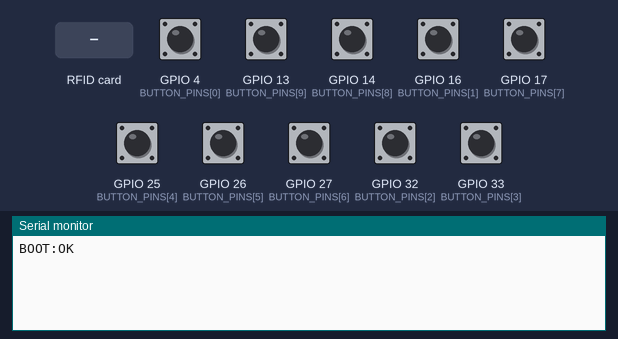
Recording of a program running on a simulated ESP32. Shown: the last lines printed to the serial monitor. Inputs (shaded band) come from the test bench; at power-on: GPIO 4 (BUTTON_PINS[0]), GPIO 13 (BUTTON_PINS[9]), GPIO 14 (BUTTON_PINS[8]), GPIO 16 (BUTTON_PINS[1]), GPIO 17 (BUTTON_PINS[7]), GPIO 25 (BUTTON_PINS[4]), GPIO 26 (BUTTON_PINS[5]), GPIO 27 (BUTTON_PINS[6]), GPIO 32 (BUTTON_PINS[2]), GPIO 33 (BUTTON_PINS[3]) HIGH.

Above: at 1.2 s.
1.3 s: GPIO 4 (BUTTON_PINS[0]) pulled LOW for 0.15 s
At 2.0 s:
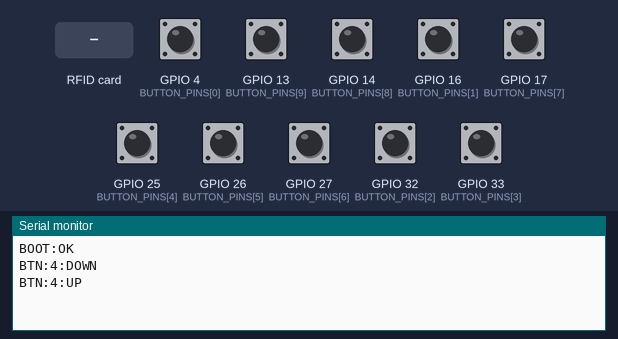
3.0 s: RFID card 5E 7A 19 C4 held to the reader
At 4.2 s:
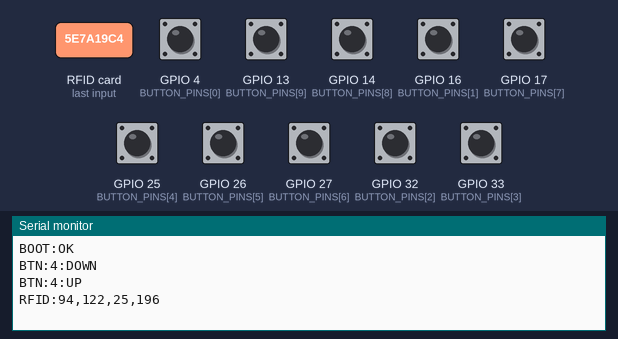
4.5 s: GPIO 13 (BUTTON_PINS[9]) pulled LOW for 0.15 s
At 4.71 s:
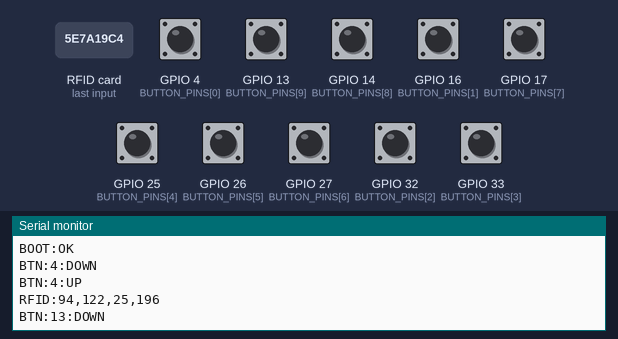
6.1 s: GPIO 14 (BUTTON_PINS[8]) pulled LOW for 0.15 s
At 7.0 s:
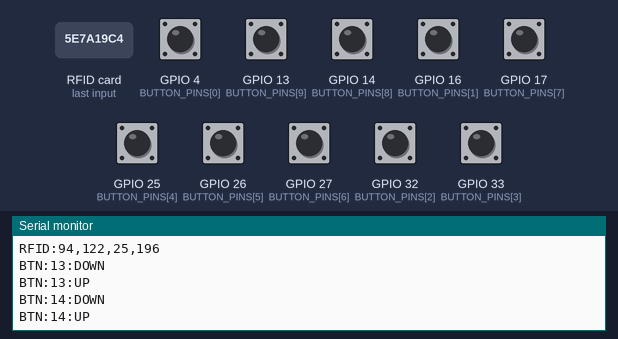
7.7 s: GPIO 16 (BUTTON_PINS[1]) pulled LOW for 0.15 s
At 8.4 s:
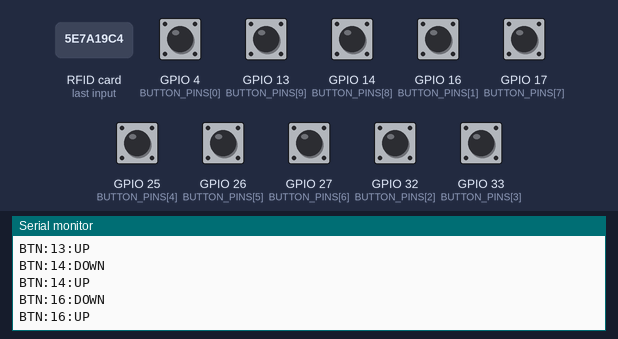
9.3 s: GPIO 17 (BUTTON_PINS[7]) pulled LOW for 0.15 s
At 10.4 s:
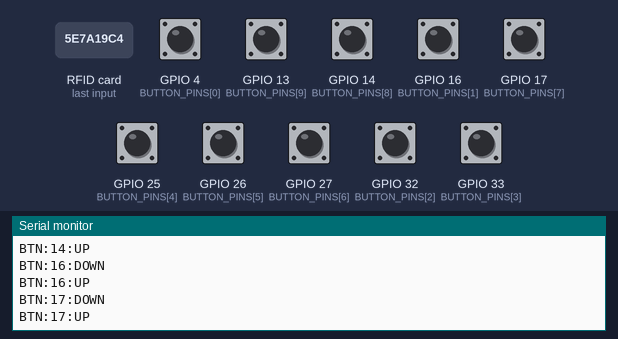

Measured:
- after the input at 1.3 s, the serial monitor: prints a new line after 0.09 s (image 1)
- after the input at 3.0 s, the serial monitor: prints a new line at once (image 2)
- after the input at 4.5 s, the serial monitor: prints a new line after 0.09 s (image 3)
- after the input at 6.1 s, the serial monitor: prints a new line after 0.08 s (image 4)
- after the input at 7.7 s, the serial monitor: prints a new line after 0.07 s (image 5)
- after the input at 9.3 s, the serial monitor: prints a new line after 0.06 s (image 6)

The program:

main.cpp
```cpp
#include <Arduino.h>
#include <SPI.h>
#include <MFRC522.h>

/*
 * Firmware "periférico puro" para el ESP32 de Moodi/BMO.
 *
 * Responsabilidad ÚNICA de este firmware: leer hardware (10 botones + lector
 * RFID RC522) y reportarlo por serie en texto plano. NO hace WiFi, NO llama a
 * ia_bridge, NO envía Telegram y NO traduce UID->palabra: toda esa lógica
 * (orquestación, vocabulario, LLM, Telegram) vive ahora en bmo_app.py, en la
 * Jetson, para tener una sola fuente de verdad del estado de la frase PECS y
 * para no bloquear la lectura de botones/RFID si la red cae (que es lo que
 * pasaba con el WiFi.begin() bloqueante de la versión anterior).
 *
 * Protocolo de línea (una línea por evento, terminada en '\n'):
 *   BTN:<gpio>:DOWN      -> botón en <gpio> presionado
 *   BTN:<gpio>:UP        -> botón en <gpio> liberado
 *   RFID:<b0>,<b1>,<b2>,<b3>  -> UID crudo de una tarjeta leída
 *   BOOT:OK              -> saludo al iniciar/reconectar
 *
 * El mapeo GPIO -> rol lógico (D-pad, cluster de acción, etc.) vive
 * exclusivamente en bmo_unified/config/button_map.json (Python), nunca aquí,
 * para poder remapear sin reflashear la placa.
 */

// ---------- RFID ----------
constexpr uint8_t SS_PIN  = 21;
constexpr uint8_t RST_PIN = 22;
MFRC522 rfid(SS_PIN, RST_PIN);

// ---------- Botones ----------
// GPIO según la tabla 3.2 de CONTEXTO_MOODI_UI_INTERACTIVA_08072026.md (mapa definitivo,
// módulo ESP32-WROOM). Orden: CURSOR_UP=4, CURSOR_DOWN=16, CURSOR_LEFT=32, CURSOR_RIGHT=33,
// ISLA_R=25, ISLA_M=26, ISLA_L=27, PANEL_R=17, PANEL_L=14, PANEL_C=13. GPIO34/35 (solo
// entrada, sin pull-up interna) y GPIO12 (strapping de boot) quedan fuera de uso -- los 10
// pines finales soportan INPUT_PULLUP interno, mismo cableado simple (botón a GND,
// presionado = LOW), sin resistencias externas. Ver bmo_unified/config/button_map.json
// para el mapeo GPIO -> rol lógico (única fuente de verdad, no aquí).
constexpr uint8_t NUM_BUTTONS = 10;
constexpr uint8_t BUTTON_PINS[NUM_BUTTONS] = {4, 16, 32, 33, 25, 26, 27, 17, 14, 13};
constexpr uint16_t DEBOUNCE_MS = 50;

bool stableState[NUM_BUTTONS];      // true = liberado (HIGH), false = presionado (LOW)
bool lastReading[NUM_BUTTONS];
unsigned long lastChangeMs[NUM_BUTTONS];

void setupButtons() {
  for (uint8_t i = 0; i < NUM_BUTTONS; ++i) {
    pinMode(BUTTON_PINS[i], INPUT_PULLUP);
    stableState[i] = HIGH;
    lastReading[i] = HIGH;
    lastChangeMs[i] = 0;
  }
}

void pollButtons() {
  unsigned long now = millis();
  for (uint8_t i = 0; i < NUM_BUTTONS; ++i) {
    bool reading = digitalRead(BUTTON_PINS[i]);

    if (reading != lastReading[i]) {
      lastChangeMs[i] = now;
      lastReading[i] = reading;
    }

    if ((now - lastChangeMs[i]) > DEBOUNCE_MS && reading != stableState[i]) {
      stableState[i] = reading;
      bool pressed = (reading == LOW);
      Serial.print("BTN:");
      Serial.print(BUTTON_PINS[i]);
      Serial.println(pressed ? ":DOWN" : ":UP");
    }
  }
}

// ---------- RFID ----------
void readRFID() {
  if (!rfid.PICC_IsNewCardPresent() || !rfid.PICC_ReadCardSerial()) return;

  Serial.print("RFID:");
  for (uint8_t i = 0; i < 4; ++i) {
    Serial.print(rfid.uid.uidByte[i]);
    if (i < 3) Serial.print(",");
  }
  Serial.println();

  rfid.PICC_HaltA();
  rfid.PCD_StopCrypto1();
}

void setup() {
  Serial.begin(115200);
  SPI.begin();
  rfid.PCD_Init();
  setupButtons();
  Serial.println("BOOT:OK");
}

void loop() {
  pollButtons();
  readRFID();
}
```
